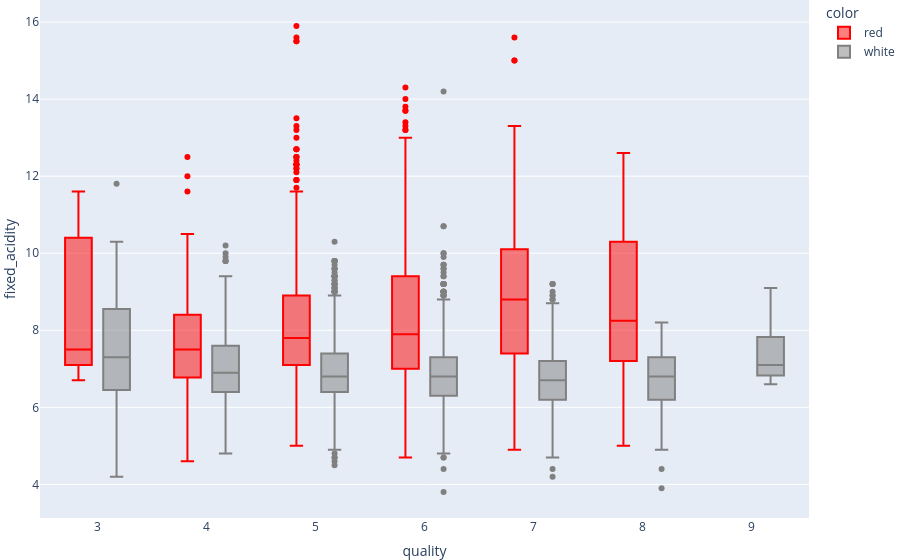
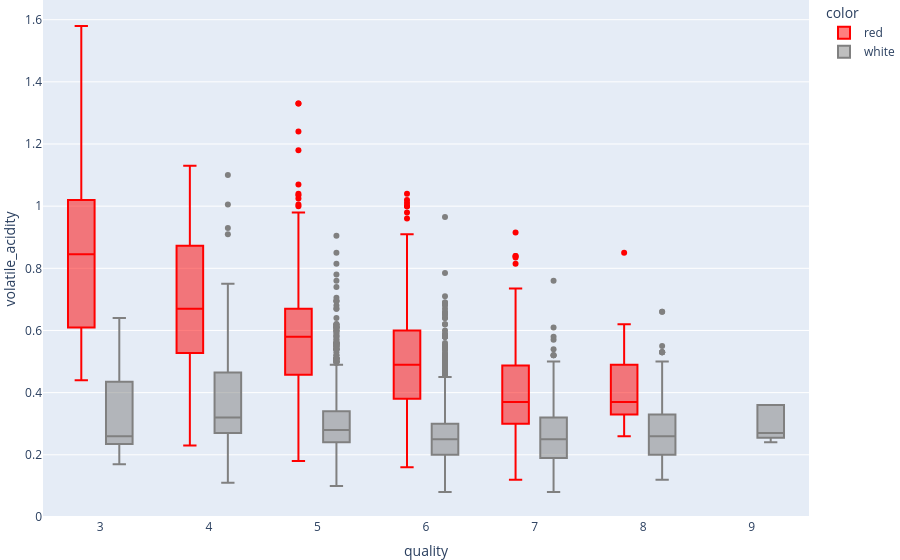

Here is the notebook cell these charts were saved with, in order:
### Code cell
features = [col for col in wine_quality_data.columns if col not in ['quality', 'color']]

for feature in features:
    fig = px.box(
        wine_quality_data,
        x='quality',
        y=feature,
        color='color',
        color_discrete_map={'red': 'red', 'white': 'gray'}
    )
    fig.update_layout(margin=dict(l=0, r=0, t=0, b=0))
    pio.write_image(fig, f"images/wine_{feature}.svg")
    fig.show()

### Figure 1 — Plotly figure (JSON) as saved in the notebook; plotly's stock layout.template omitted (floating-point values rounded to 4 significant figures; data arrays with more than 128 entries replaced by an {"elided": "..."} marker saying what was removed)
{"data": [{"alignmentgroup": "True", "hovertemplate": "color=red<br>quality=%{x}<br>fixed_acidity=%{y}<extra></extra>", "legendgroup": "red", "marker": {"color": "red"}, "name": "red", "notched": false, "offsetgroup": "red", "orientation": "v", "showlegend": true, "type": "box", "x": {"elided": "1599 int values"}, "x0": " ", "xaxis": "x", "y": {"elided": "1599 float values"}, "y0": " ", "yaxis": "y"}, {"alignmentgroup": "True", "hovertemplate": "color=white<br>quality=%{x}<br>fixed_acidity=%{y}<extra></extra>", "legendgroup": "white", "marker": {"color": "gray"}, "name": "white", "notched": false, "offsetgroup": "white", "orientation": "v", "showlegend": true, "type": "box", "x": {"elided": "4898 int values"}, "x0": " ", "xaxis": "x", "y": {"elided": "4898 float values"}, "y0": " ", "yaxis": "y"}], "layout": {"boxmode": "group", "legend": {"title": {"text": "color"}, "tracegroupgap": 0}, "margin": {"b": 0, "l": 0, "r": 0, "t": 0}, "xaxis": {"anchor": "y", "domain": [0, 1], "title": {"text": "quality"}}, "yaxis": {"anchor": "x", "domain": [0, 1], "title": {"text": "fixed_acidity"}}}}

### Figure 2 — Plotly figure (JSON) as saved in the notebook; plotly's stock layout.template omitted (floating-point values rounded to 4 significant figures; data arrays with more than 128 entries replaced by an {"elided": "..."} marker saying what was removed)
{"data": [{"alignmentgroup": "True", "hovertemplate": "color=red<br>quality=%{x}<br>volatile_acidity=%{y}<extra></extra>", "legendgroup": "red", "marker": {"color": "red"}, "name": "red", "notched": false, "offsetgroup": "red", "orientation": "v", "showlegend": true, "type": "box", "x": {"elided": "1599 int values"}, "x0": " ", "xaxis": "x", "y": {"elided": "1599 float values"}, "y0": " ", "yaxis": "y"}, {"alignmentgroup": "True", "hovertemplate": "color=white<br>quality=%{x}<br>volatile_acidity=%{y}<extra></extra>", "legendgroup": "white", "marker": {"color": "gray"}, "name": "white", "notched": false, "offsetgroup": "white", "orientation": "v", "showlegend": true, "type": "box", "x": {"elided": "4898 int values"}, "x0": " ", "xaxis": "x", "y": {"elided": "4898 float values"}, "y0": " ", "yaxis": "y"}], "layout": {"boxmode": "group", "legend": {"title": {"text": "color"}, "tracegroupgap": 0}, "margin": {"b": 0, "l": 0, "r": 0, "t": 0}, "xaxis": {"anchor": "y", "domain": [0, 1], "title": {"text": "quality"}}, "yaxis": {"anchor": "x", "domain": [0, 1], "title": {"text": "volatile_acidity"}}}}
